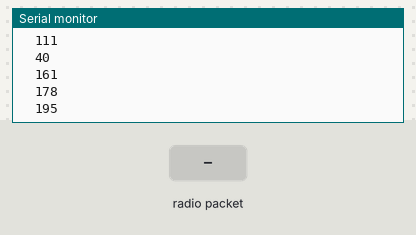
This sketch was run on a simulated ESP32. On the bench: the last lines printed to the serial monitor. The test bench sets the inputs (shaded band).

Above: at 1.2 s.
1.3 s: radio packet "1" arrives
At 2.5 s:
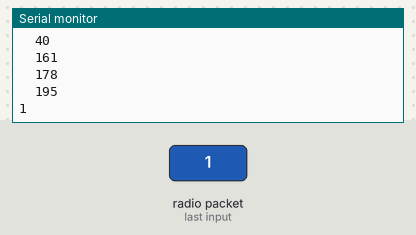
2.8 s: radio packet "0" arrives
At 3.9 s:
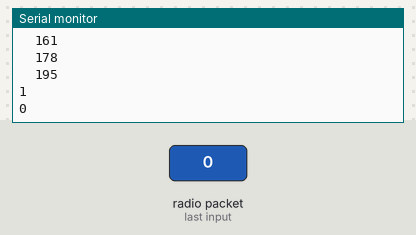
4.3 s: radio packet "2" arrives
At 5.1 s:
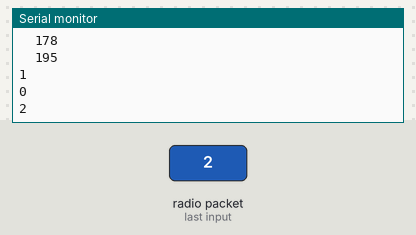
Timing chart, 0 to 7.3 s (numbered marks = the images above; inputs shaded):
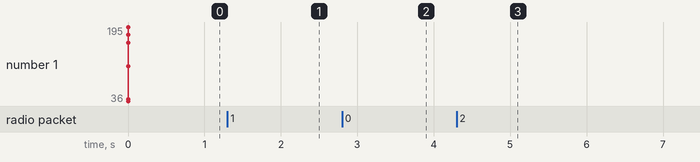

Measured:
- after the input at 1.3 s, the serial monitor: prints a new line at once (image 1)
- after the input at 2.8 s, the serial monitor: prints a new line at once (image 2)
- after the input at 4.3 s, the serial monitor: prints a new line at once (image 3)

The sketch:

float-tcu-esp.ino
```cpp
#include <esp_now.h>
#include <esp_wifi.h>
#include <WiFi.h>
#include <string>
#include <queue>

// d0:ef:76:13:b9:18

esp_now_peer_info_t peer;

std::queue<String> q;

// lightweight function
void onSend(const uint8_t *mac_addr, esp_now_send_status_t status) {

}

// lightweight function
void onReceive(const esp_now_recv_info_t *esp_now_info, const uint8_t *data, int data_len) {
  q.emplace(String((char*)data));
}

void send(const String& data) {
  int index = 0;
  while (index < data.length()) {
    int sentSize = min(data.length() - index, (unsigned int)ESP_NOW_MAX_DATA_LEN);
    ESP_ERROR_CHECK(esp_now_send(NULL, (uint8_t*)(data.c_str() + index), sentSize));
    index += sentSize;
  }
}

void setup() {
  Serial.begin(115200);

  memset(&peer, 0, sizeof(esp_now_peer_info_t));

  WiFi.mode(WIFI_STA);
  WiFi.softAP("esp32");
  WiFi.disconnect();
  ESP_ERROR_CHECK(esp_now_init());

  uint8_t mac[6] = {0};
  ESP_ERROR_CHECK(esp_wifi_get_mac(WIFI_IF_STA, mac));

  Serial.println("MAC Address:");
  for (int i = 0; i < 6; i++) {
    Serial.print("\t");
    Serial.println(mac[i]);
  }

  esp_now_register_send_cb(onSend);
  esp_now_register_recv_cb(onReceive);

  // set mac address of the peer
  // cc:7b:5c:a7:7f:cc
  uint8_t peerAddress[] = { 0xd0, 0xef, 0x76, 0x13, 0xb9, 0x18  };
  for (int i = 0; i < 6; i++) {
    peer.peer_addr[i] = peerAddress[i];
  }
}

void loop() {
  while (q.size()) {
    String msg = q.front();
    Serial.println(msg);
    q.pop();
  }
}
```
